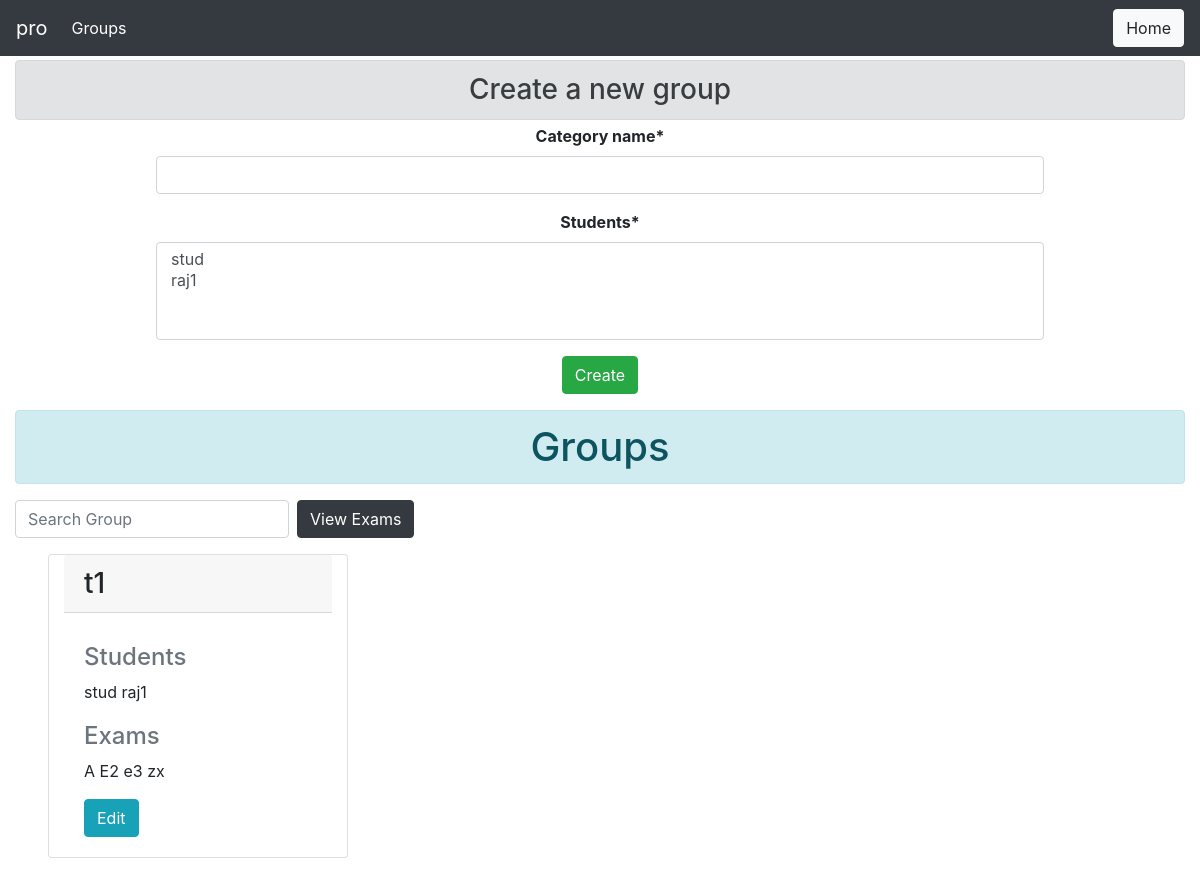
/prof/viewgroups (signed in), run on the app's committed database.
### main/models/group.py (models this page shows, shortened)
class Special_Students(models.Model):
    professor = models.ForeignKey(User, limit_choices_to={'groups__name': "Professor"}, on_delete=models.CASCADE)
    category_name = models.CharField(max_length=10)
    students = models.ManyToManyField(User, limit_choices_to={'groups__name': "Student"}, related_name='student_groups')

### main/models/exam.py (models this page shows, shortened)
class Exam_Model(models.Model):
    professor = models.ForeignKey(User, limit_choices_to={'groups__name': "Professor"}, on_delete=models.CASCADE)
    name = models.CharField(max_length=50)
    total_marks = models.IntegerField()
    duration = models.IntegerField()
    question_paper = models.ForeignKey(Question_Paper, on_delete=models.CASCADE, related_name='exams')
    student_group = models.ManyToManyField(Special_Students, related_name='exams')
    start_time = models.DateTimeField(default=datetime.now())
    end_time = models.DateTimeField(default=datetime.now())

### prof/views/group.py (the view, shortened to what this page needs)
def create_student_group(request):
    prof = request.user
    return render(request, 'prof/group/addview_groups.html', {
        'special_students_db': Special_Students.objects.filter(professor=prof), 'prof': prof, 'groupForm': Group_Form()
    })

### main/models/group.py
class Group_Form(ModelForm):
    class Meta:
        model = Special_Students
        fields = '__all__'
        exclude = ['professor']

### prof/templates/prof/group/addview_groups.html (shortened to what this page needs)
{% extends 'prof/base/base.html' %}
{% load crispy_forms_tags %}
{% load static %}
{% block navbar_title %}{{ prof.username }}{% endblock navbar_title %}
{% block navitem_title %}Groups{% endblock navitem_title %}
{% block buttons %}
    <a class="btn btn-light" href="{% url 'prof:index' %}">Home</a>
{% endblock buttons %}
{% block body %}
    <div class="container-fluid">
        <h3 class="alert alert-secondary my-1" align="center">Create a new group</h3>
        <div align='center' id="create_group">
            <div class="container d-flex h-100 row justify-content-center col-20">
                <form style="width: 80%; font-weight: bolder;"  method="POST">
                    {{ groupForm|crispy }}
                    <input class="btn btn-success" type="submit" value="Create">
                </form>
            </div>
        </div>
        <div id='groups'>
            <h1 class="alert alert-info my-3" align="center">Groups</h1>
            <form class="form-inline my-2 my-lg-0">
                <input id="searchGroup" class="form-control mr-sm-2" type="search" placeholder="Search Group"
                    aria-label="Search">
                    <a class="btn btn-dark" href="{% url 'prof:view_exams' %}" target="_blank">View Exams</a>
            </form>
            <div class="row">
                {% for group in special_students_db %}
                <div class="card my-3 mx-5 col-sm-3">
                    <h3 class="card-header">{{ group.category_name }}</h3>
                    <div class="card-body">
                        <p class="card-text">
                            <h4 class="card-subtitle mb-2 text-muted">Students</h4>
                            {% for stud in group.students.all %}
                            {{stud.username}}
                            {% endfor %}
                            <br><br>
                            <h4 class="card-subtitle mb-2 text-muted">Exams</h4>
                            {% for exam in group.exams.all %}
                                {{ exam.name }}
                                {% empty %}
                                    No exams associated
                            {% endfor %}
                        </p>
                        <a href="{% url 'prof:edit_group' group.id %}"
                            class="card-link btn btn-info">Edit</a>
                    </div>
                </div>
                {% empty %}
                <h3>No groups</h3>
                {% endfor %}
            </div>
        </div>
    </div>
{% endblock body %}

### data on the page
Special_Students: category_name "t1"
Exam_Model: name "A"
Exam_Model: name "E2"
Exam_Model: name "e3"
Exam_Model: name "zx"

### other printed values
{{ prof.username }} "pro"
{{ stud.username }} "stud"
{{ stud.username }} "raj1"
